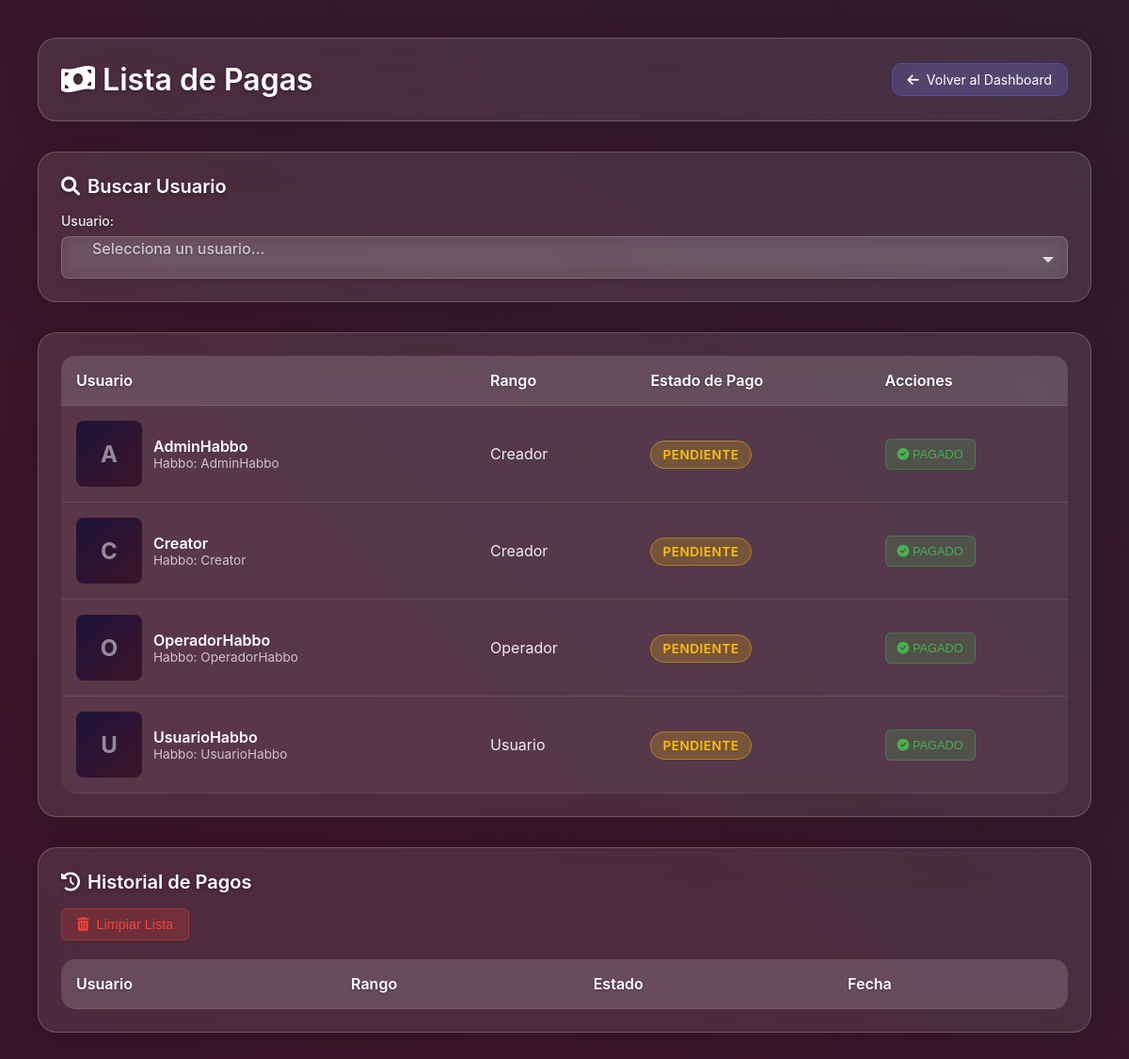
Page /lista-pagas.php (signed in) on the committed database.
### tables this page shows
CREATE TABLE IF NOT EXISTS users (
    id INT AUTO_INCREMENT PRIMARY KEY,
    username VARCHAR(50) NOT NULL UNIQUE,  
    password VARCHAR(255) NOT NULL,
    role ENUM('super_admin', 'administrador', 'operador', 'usuario') DEFAULT 'usuario',
    habbo_username VARCHAR(50) NOT NULL UNIQUE,
    profile_image VARCHAR(255),
    created_at TIMESTAMP DEFAULT CURRENT_TIMESTAMP,
    updated_at TIMESTAMP DEFAULT CURRENT_TIMESTAMP ON UPDATE CURRENT_TIMESTAMP,
    INDEX idx_habbo_username (habbo_username),
    INDEX idx_role (role)
);

### lista-pagas.php (the view, shortened to what this page needs)
<?php
include 'config/database.php';
try {
    $pdo->exec("
        CREATE TABLE IF NOT EXISTS payment_history (
            id INT AUTO_INCREMENT PRIMARY KEY,
            user_id INT NOT NULL,
            status ENUM('PAGADO', 'PENDIENTE', 'CANCELADO') NOT NULL DEFAULT 'PENDIENTE',
            amount DECIMAL(10,2) DEFAULT 0.00,
            description TEXT,
            created_at TIMESTAMP DEFAULT CURRENT_TIMESTAMP,
            updated_at TIMESTAMP DEFAULT CURRENT_TIMESTAMP ON UPDATE CURRENT_TIMESTAMP,
            UNIQUE KEY unique_user (user_id),
            FOREIGN KEY (user_id) REFERENCES users(id) ON DELETE CASCADE,
            INDEX idx_user_id (user_id),
            INDEX idx_status (status)
        )
    ");
    $stmt = $pdo->query("
        SELECT
            u.id,
            u.habbo_username as username,
            u.habbo_username,
            u.role,
            COALESCE(ur.display_name, u.role) as rank_name,
            ur.rank_image,
            'PENDIENTE' as payment_status,
            NOW() as payment_updated
        FROM users u
        LEFT JOIN user_ranks ur ON u.role = ur.rank_name
        WHERE NOT EXISTS (
            SELECT 1 FROM payment_history ph
            WHERE ph.user_id = u.id AND ph.status = 'PAGADO'
        )
        ORDER BY u.habbo_username ASC
    ");
    $users = $stmt->fetchAll();
} catch (Exception $e) {
    $stmt = $pdo->query("
        SELECT
            u.id,
            u.habbo_username as username,
            u.habbo_username,
            u.role,
            u.role as rank_name,
            '' as rank_image,
            'PENDIENTE' as payment_status,
            NOW() as payment_updated
        FROM users u
        ORDER BY u.habbo_username ASC
    ");
    $users = $stmt->fetchAll();
    $all_users = [];
}
?>
<!DOCTYPE html>
<html lang="es">
<head>
    <link rel="stylesheet" href="assets/css/styles.css">
    <link rel="stylesheet" href="assets/css/time-manager.css">
    <link rel="stylesheet" href="assets/css/notifications.css">
    <link rel="stylesheet" href="https://cdnjs.cloudflare.com/ajax/libs/font-awesome/6.0.0/css/all.min.css">
    <link href="https://cdnjs.cloudflare.com/ajax/libs/select2/4.1.0-rc.0/css/select2.min.css" rel="stylesheet" />
</head>
<body class="dashboard-body">
    <div class="dashboard-container">
        <div class="dashboard-header">
            <div class="header-content">
                <h1 class="dashboard-title">
                    <i class="fas fa-money-bill-wave"></i>
                    Lista de Pagas
                </h1>
                <div class="header-actions">
                    <a href="dashboard.php" class="back-btn">
                        <i class="fas fa-arrow-left"></i>
                        Volver al Dashboard
                    </a>
                </div>
            </div>
        </div>
        <div class="dashboard-card">
            <div class="card-header">
                <h3 class="card-title">
                    <i class="fas fa-search"></i>
                    Buscar Usuario
                </h3>
            </div>
            <div class="form-group">
                <label for="userSelect">Usuario:</label>
            </div>
        </div>
        <div class="dashboard-card">
            <div class="table-container">
                <table class="sessions-table" id="paymentsTable">
                    <thead>
                        <tr>
                            <th>Usuario</th>
                            <th>Rango</th>
                            <th>Estado de Pago</th>
                            <th>Acciones</th>
                        </tr>
                    </thead>
                    <tbody>
                        <?php foreach ($users as $user): ?>
                            <tr data-user-id="<?php echo $user['id']; ?>" data-username="<?php echo strtolower($user['username']); ?>">
                                <td>
                                    <div class="user-info">
                                        <div class="user-avatar-placeholder" style="display: none;">
                                            <?php echo strtoupper(substr($user['username'], 0, 1)); ?>
                                        </div>
                                        <div class="user-details">
                                            <h4><?php echo htmlspecialchars($user['username']); ?></h4>
                                            <p>Habbo: <?php echo htmlspecialchars($user['username']); ?></p>
                                        </div>
                                    </div>
                                </td>
                                <td><?php echo htmlspecialchars($user['rank_name'] ?? ucfirst($user['role'])); ?></td>
                                <td>
                                    <span class="status-badge status-<?php echo strtolower($user['payment_status']); ?>">
                                        <?php echo $user['payment_status']; ?>
                                    </span>
                                </td>
                                <td>
                                    <div class="action-buttons">
                                        <button class="btn-action btn-pagado" onclick="updatePaymentStatus(<?php echo $user['id']; ?>, 'PAGADO')" data-user-id="<?php echo $user['id']; ?>" data-status="PAGADO">
                                            <i class="fas fa-check-circle"></i> Pagado
                                        </button>
                                    </div>
                                </td>
                            </tr>
                        <?php endforeach; ?>
                    </tbody>
                </table>
            </div>
        </div>
        <div class="dashboard-card">
            <div class="card-header">
                <h3 class="card-title">
                    <i class="fas fa-history"></i>
                    Historial de Pagos
                </h3>
                <div class="history-tabs">
                    <button class="btn-clear-history" onclick="clearCompleteHistory()">
                        <i class="fas fa-trash-alt"></i> Limpiar Lista
                    </button>
                </div>
            </div>
            <div class="table-container history-table-container" id="history-pagado">
                <table class="sessions-table">
                    <thead>
                        <tr>
                            <th>Usuario</th>
                            <th>Rango</th>
                            <th>Estado</th>
                            <th>Fecha</th>
                        </tr>
                    </thead>
                </table>
            </div>
        </div>
    </div>
</body>
</html>

### assets/css/styles.css (style rules this page uses)
* { margin: 0; padding: 0; box-sizing: border-box; }
html, body { height: 100vh; width: 100vw; overflow: hidden; font-family: 'Inter', -apple-system, BlinkMacSystemFont, 'Segoe UI', Roboto, sans-serif; }
body { background: linear-gradient(45deg, rgb(30, 20, 60), rgb(60, 20, 40), rgb(20, 40, 60)); background-size: 400% 400%; animation: gradientShift 20s ease infinite; display: flex; justify-content: center; align-items: center; }
.form-group { display: flex; flex-direction: column; }
.form-group label { color: rgba(255, 255, 255, 0.9); font-size: 0.875rem; font-weight: 500; margin-bottom: 0.5rem; text-shadow: 0 1px 3px rgba(0, 0, 0, 0.3); }
.dashboard-body { overflow-y: auto; overflow-x: hidden; align-items: flex-start; background: linear-gradient(45deg, rgb(30, 20, 60), rgb(60, 20, 40), rgb(20, 40, 60)); background-size: 400% 400%; animation: gradientShift 20s ease infinite; }
.dashboard-container { padding: 2.5rem; max-width: 1200px; width: 100%; margin: 0 auto; }
.dashboard-header { background: rgba(255, 255, 255, 0.1); backdrop-filter: blur(20px); border-radius: 20px; border: 1px solid rgba(255, 255, 255, 0.2); box-shadow: 0 8px 32px rgba(0, 0, 0, 0.1); padding: 1.5rem; margin-bottom: 2rem; }
.header-content { display: flex; justify-content: space-between; align-items: center; flex-wrap: wrap; gap: 1rem; }
.dashboard-title { font-size: 2rem; font-weight: 600; color: #FFFFFF; text-shadow: 0 2px 4px rgba(0, 0, 0, 0.3); }
.user-info { display: flex; align-items: center; gap: 0.75rem; }
.user-details p { color: rgba(255, 255, 255, 0.7); font-size: 0.875rem; }
.dashboard-card { background: rgba(255, 255, 255, 0.1); backdrop-filter: blur(20px); border-radius: 20px; border: 1px solid rgba(255, 255, 255, 0.2); box-shadow: 0 8px 32px rgba(0, 0, 0, 0.1); padding: 1.5rem; }
.card-title { font-size: 1.25rem; font-weight: 600; color: #FFFFFF; margin-bottom: 1rem; text-shadow: 0 2px 4px rgba(0, 0, 0, 0.3); }
.back-btn { background: rgba(99, 102, 241, 0.2); border: 1px solid rgba(99, 102, 241, 0.4); color: #FFFFFF; padding: 0.5rem 1rem; border-radius: 10px; text-decoration: none; backdrop-filter: blur(20px); font-size: 0.875rem; display: flex; align-items: center; gap: 0.5rem; }
.user-info { display: flex; align-items: center; gap: 12px; }
.user-details p { margin: 2px 0 0 0; color: rgba(255, 255, 255, 0.7); font-size: 12px; }

### assets/css/time-manager.css (style rules this page uses)
.dashboard-card + .dashboard-card { margin-top: 2rem; }
.form-group { display: flex; flex-direction: column; }
.form-group label { color: rgba(255, 255, 255, 0.9); font-size: 0.875rem; font-weight: 500; margin-bottom: 0.5rem; text-shadow: 0 1px 3px rgba(0, 0, 0, 0.3); }
.user-info { display: flex; align-items: center; gap: 12px; }
.user-avatar-placeholder { width: 70px; height: 70px; border-radius: 8px; background: linear-gradient(135deg, rgb(30, 20, 60) 0%, rgb(60, 20, 40) 100%); display: flex; align-items: center; justify-content: center; color: rgba(255, 255, 255, 0.5); font-size: 1.5em; font-weight: bold; }
.user-details h4 { margin: 0; font-size: 0.9em; color: white; font-weight: 600; }
.user-details p { margin: 0; font-size: 0.75em; color: rgba(255, 255, 255, 0.7); }
.sessions-table { width: 100%; border-collapse: collapse; background: rgba(255, 255, 255, 0.05); border-radius: 10px; overflow: hidden; }
.sessions-table th, .sessions-table td { padding: 1rem; text-align: left; border-bottom: 1px solid rgba(255, 255, 255, 0.1); }
.sessions-table th { background: rgba(255, 255, 255, 0.1); color: #FFFFFF; font-weight: 600; text-shadow: 0 1px 3px rgba(0, 0, 0, 0.3); }
.sessions-table td { color: rgba(255, 255, 255, 0.9); }
.status-badge { padding: 0.25rem 0.75rem; border-radius: 20px; font-size: 0.75rem; font-weight: 500; text-transform: uppercase; letter-spacing: 0.05em; }
.action-buttons { display: flex; gap: 0.5rem; flex-wrap: wrap; }
.back-btn { background: rgba(99, 102, 241, 0.2); border: 1px solid rgba(99, 102, 241, 0.4); color: #FFFFFF; padding: 0.5rem 1rem; border-radius: 10px; text-decoration: none; font-size: 0.875rem; display: flex; align-items: center; gap: 0.5rem; }
.header-actions { display: flex; align-items: center; gap: 1rem; }
.table-container { overflow-x: auto; }
.card-title { display: flex; align-items: center; gap: 0.5rem; }

### rows in the picture
users: habbo_username "A", habbo_username "AdminHabbo", rank_name "Creador", payment_status "PENDIENTE"
users: habbo_username "C", habbo_username "Creator", rank_name "Creador", payment_status "PENDIENTE"
users: habbo_username "O", habbo_username "OperadorHabbo", rank_name "Operador", payment_status "PENDIENTE"
users: habbo_username "U", habbo_username "UsuarioHabbo", rank_name "Usuario", payment_status "PENDIENTE"
